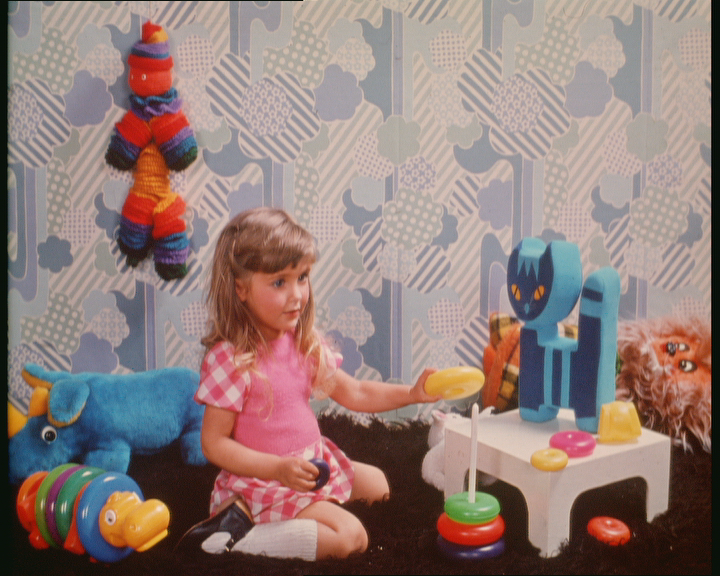
#> input picture opencv/basic/chapter14/image/girl.bmp, 720 x 576 px, found by its file name
$ python '14.4.4绘制彩色图像直方图.py'
#> lines starting #> are read from the running program, lines starting #| are printed output that depends on the picture
# -*- coding: utf-8 -*-
"""
Created on Wed Jul  4 15:14:29 2018

@author: Administrator
"""

import cv2
import matplotlib.pyplot as plt
o=cv2.imread("image\\girl.bmp")
#> o is the input picture: shape (576, 720, 3); mean B, G, R 120, 124.6, 145.6
histb = cv2.calcHist([o],[0],None,[256],[0,255])
#> histb = 256 values, max 8170 at index 164, min 0 at index 206, mean 1620
histg = cv2.calcHist([o],[1],None,[256],[0,255])
#> histg = 256 values, max 6259 at index 170, min 0 at index 0, mean 1620
histr = cv2.calcHist([o],[2],None,[256],[0,255])
#> histr = 256 values, max 5597 at index 186, min 0 at index 252, mean 1620
plt.plot(histb,color='b')
plt.plot(histg,color='g')
plt.plot(histr,color='r')
plt.show()
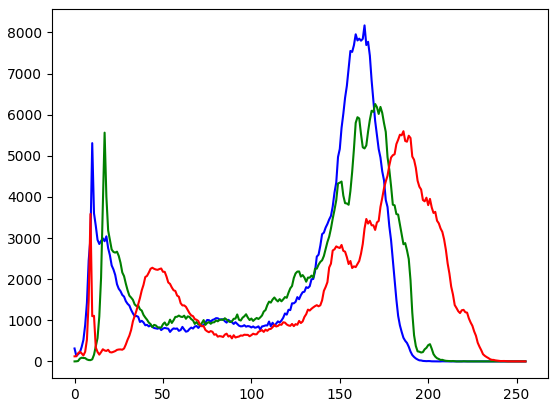
#> figure drawn by matplotlib, 1 panel; curve peaks at x = 164, y = 8170; curve peaks at x = 170, y = 6259; curve peaks at x = 186, y = 5597

$ run again, with opencv/basic/chapter14/image/boat.bmp copied over opencv/basic/chapter14/image/girl.bmp
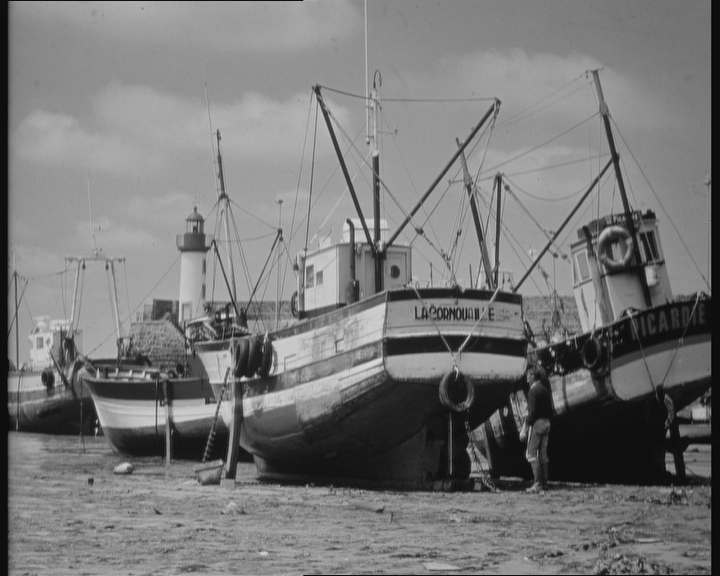
#> input picture opencv/basic/chapter14/image/boat.bmp, 720 x 576 px, found by its file name
#> o is the input picture: shape (576, 720, 3); min 3, max 220, mean 120
#> histb = 256 values, max 7480 at index 157, min 0 at index 0, mean 1620
#> histg has the same summary as histb
#> histr has the same summary as histb
#> `plt.show()`:
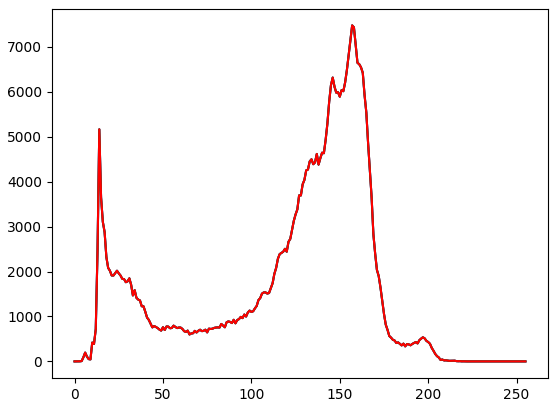
#> figure drawn by matplotlib, 1 panel; curve peaks at x = 157, y = 7480; curve peaks at x = 157, y = 7480; curve peaks at x = 157, y = 7480
